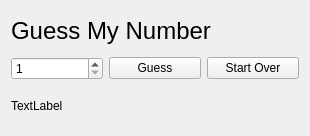
<?xml version="1.0" encoding="UTF-8"?>
<ui version="4.0">
 <class>Widget</class>
 <widget class="QWidget" name="Widget">
  <property name="geometry">
   <rect>
    <x>0</x>
    <y>0</y>
    <width>310</width>
    <height>136</height>
   </rect>
  </property>
  <property name="windowTitle">
   <string>Guess My Number</string>
  </property>
  <layout class="QVBoxLayout" name="verticalLayout">
   <item>
    <widget class="QLabel" name="headerLabel">
     <property name="font">
      <font>
       <pointsize>18</pointsize>
      </font>
     </property>
     <property name="text">
      <string>Guess My Number</string>
     </property>
    </widget>
   </item>
   <item>
    <layout class="QHBoxLayout" name="horizontalLayout">
     <item>
      <widget class="QSpinBox" name="numberSpinBox">
       <property name="minimum">
        <number>1</number>
       </property>
       <property name="maximum">
        <number>10</number>
       </property>
      </widget>
     </item>
     <item>
      <widget class="QPushButton" name="guessButton">
       <property name="text">
        <string>Guess</string>
       </property>
      </widget>
     </item>
     <item>
      <widget class="QPushButton" name="startOverButton">
       <property name="text">
        <string>Start Over</string>
       </property>
      </widget>
     </item>
    </layout>
   </item>
   <item>
    <widget class="QLabel" name="messageLabel">
     <property name="text">
      <string>TextLabel</string>
     </property>
    </widget>
   </item>
  </layout>
 </widget>
 <resources/>
 <connections/>
</ui>
